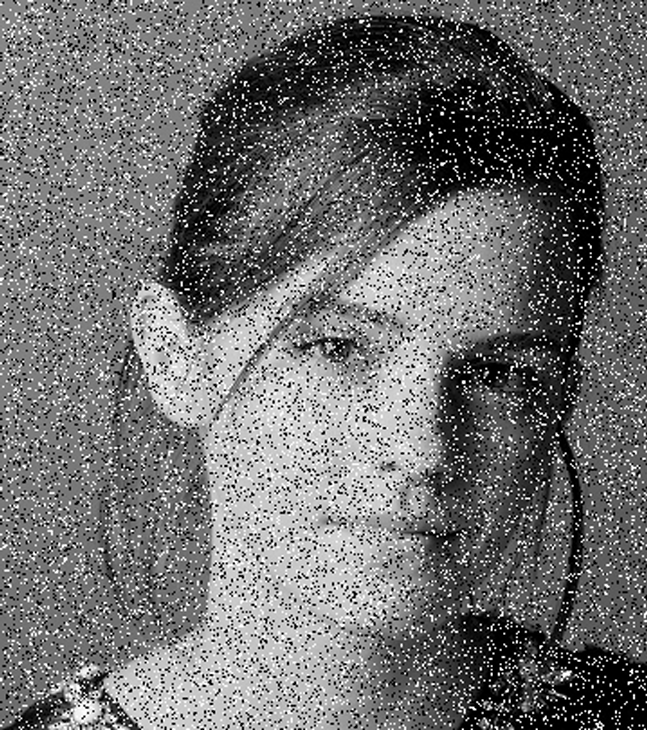
#> input picture images/noisy.png, 647 x 730 px
$ python q8.py
#> lines starting #> are read from the running program, lines starting #| are printed output that depends on the picture
### src/utils.py
import os
from pathlib import Path

import cv2
PROJECT_ROOT = Path(__file__).resolve().parents[1]
IMAGES_DIR = PROJECT_ROOT / "images"
OUTPUTS_DIR = PROJECT_ROOT / "outputs"
MPLCONFIG_DIR = OUTPUTS_DIR / ".matplotlib"
MPLCONFIG_DIR.mkdir(parents=True, exist_ok=True)
os.environ.setdefault("MPLCONFIGDIR", str(MPLCONFIG_DIR))

import matplotlib
import numpy as np

matplotlib.use("Agg")
import matplotlib.pyplot as plt


def image_path(name: str) -> Path:
    return IMAGES_DIR / name


def output_path(*parts: str) -> Path:
    path = OUTPUTS_DIR.joinpath(*parts)
    path.parent.mkdir(parents=True, exist_ok=True)
    return path


def read_gray(path: str | Path) -> np.ndarray:
    img = cv2.imread(str(path), cv2.IMREAD_GRAYSCALE)
#> img is the input picture: shape (730, 647); min 0, max 255, mean 111.6
    if img is None:
        raise FileNotFoundError(f"Cannot read image: {path}")
    return img


# [5 lines left out: function read_color, not called in this run]


def save_image(path: str | Path, img: np.ndarray) -> None:
    path = Path(path)
    path.parent.mkdir(parents=True, exist_ok=True)
    if img.ndim == 3:
        cv2.imwrite(str(path), cv2.cvtColor(img, cv2.COLOR_RGB2BGR))
    else:
        cv2.imwrite(str(path), img)


# [4 lines left out: function write_text, not called in this run]


def normalize_to_01(img: np.ndarray) -> np.ndarray:
    return img.astype(np.float32) / 255.0


def denormalize_from_01(img: np.ndarray) -> np.ndarray:
    return np.clip(img * 255.0, 0, 255).astype(np.uint8)


# [9 lines left out: function show_histogram, not called in this run]


def save_side_by_side(
    images: list[np.ndarray], titles: list[str], save_path: str | Path, cmap: str | None = None
) -> None:
    cols = len(images)
    plt.figure(figsize=(5 * cols, 4))
    for index, (image, title) in enumerate(zip(images, titles), start=1):
        plt.subplot(1, cols, index)
        if image.ndim == 2:
            plt.imshow(image, cmap=cmap or "gray")
        else:
            plt.imshow(image)
        plt.title(title)
        plt.axis("off")
    plt.tight_layout()
    plt.savefig(str(save_path), dpi=180, bbox_inches="tight")
    plt.close()

### src/q8.py
import cv2

from utils import image_path, output_path, read_gray, save_image, save_side_by_side


def run() -> None:
    img = read_gray(image_path("noisy.png"))

    gaussian = cv2.GaussianBlur(img, (5, 5), 1.5)
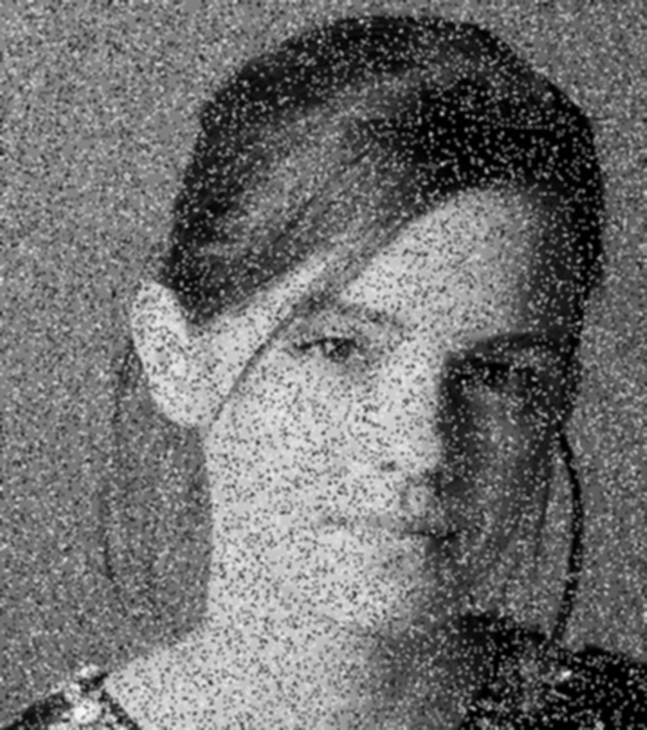
#> gaussian: shape (730, 647); min 0, max 250, mean 111.6
    median = cv2.medianBlur(img, 5)
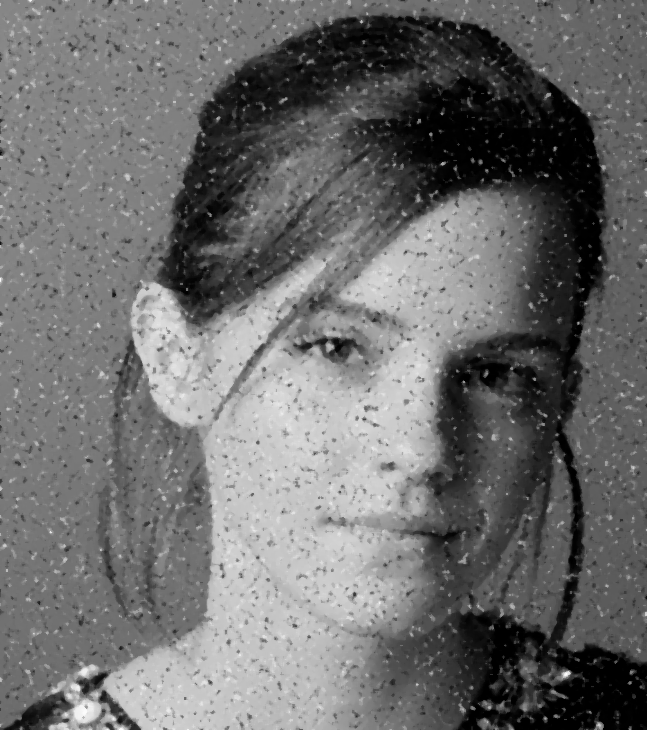
#> median: shape (730, 647); min 0, max 255, mean 109.3

    save_image(output_path("q8", "gaussian_smoothing.png"), gaussian)
    save_image(output_path("q8", "median_filtering.png"), median)
    save_side_by_side(
        [img, gaussian, median],
        ["Original noisy image", "Gaussian smoothing", "Median filtering"],
        output_path("q8", "comparison.png"),
    )
#> in save_side_by_side, `cols = len(images)`: cols = 3
#> the loop in save_side_by_side, `for index, (image, title) in enumerate(zip(images, titles), start=1):` made 3 passes
#> title on passes 1 to 3: 'Original noisy image', 'Gaussian smoothing', 'Median filtering'
#> in save_side_by_side, `plt.savefig(str(save_path), dpi=180, bbox_inches="tight")`:
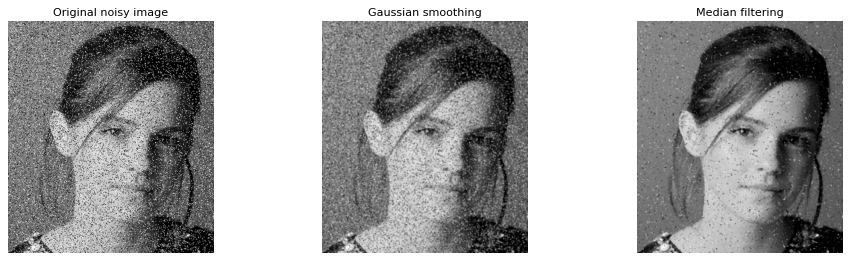
#> figure drawn by matplotlib, 3 panels


if __name__ == "__main__":
    run()

$ run again, with images/rice.png copied over images/noisy.png
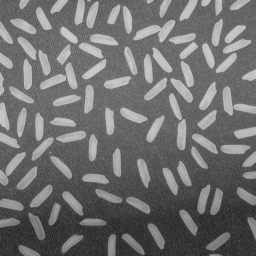
#> input picture images/rice.png, 256 x 256 px
#> in read_gray, img is the input picture: shape (256, 256); min 40, max 204, mean 111.2
#> in run, `gaussian = cv2.GaussianBlur(img, (5, 5), 1.5)`:
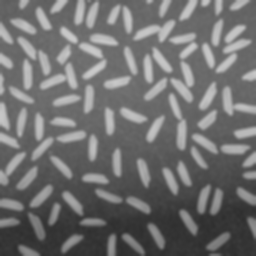
#> gaussian: shape (256, 256); min 46, max 203, mean 111.2
#> cols = 3
#> the loop in save_side_by_side, `for index, (image, title) in enumerate(zip(images, titles), start=1):` made 3 passes
#> title on passes 1 to 3: 'Original noisy image', 'Gaussian smoothing', 'Median filtering'
#> in save_side_by_side, `plt.savefig(str(save_path), dpi=180, bbox_inches="tight")`:
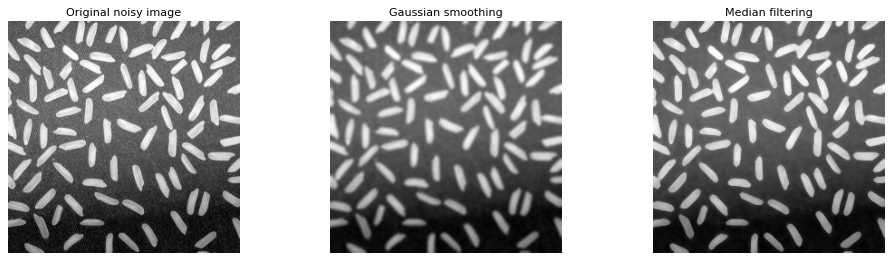
#> figure drawn by matplotlib, 3 panels
